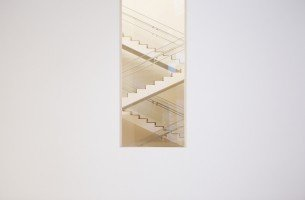
#> input picture guitar-recognizer/images/abstracts-abstraction-whitespace.jpg, 305 x 200 px, given in place of canada-5.jpg, which was not available
$ jupyter execute --allow-errors 'Prepare dataset.ipynb'   (text cells are left out)
#> lines starting #> are read from the running program, lines starting #| are printed output that depends on the picture; pictures that were not available may be replaced by others from this repository, and a replacement may not be noted
[cell 1]
images_dir = './images'

[cell 2]
import os
import pandas as pd

if not os.path.exists('labels.csv'):
    df = pd.DataFrame(columns=['file_name', 'is_guitar'])

    for filename in os.listdir(images_dir):
        df = df.append({'file_name': filename, 'is_guitar': 0}, ignore_index=True)

    df.to_csv('labels.csv')
    print('Labels saved')
else:
    print("labels.csv exists. Skipping")

[cell 3]
import numpy as np
import matplotlib.pyplot as plt
import skimage.transform

data = pd.read_csv('./labels.csv')
#> (reads image-binary-classification/labels.csv from the repository)
#> further down, image is the input picture: shape (200, 305, 3); mean R, G, B 222.4, 218, 216.3
#> `image = skimage.transform.resize(image, (100, 100), mode='reflect')`:
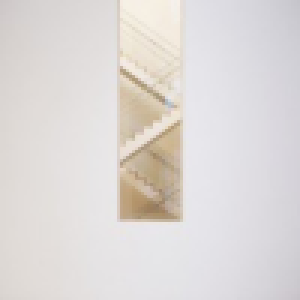
#> image: shape (100, 100, 3) float64 (shown 3 times larger); mean R, G, B 0.872, 0.855, 0.848
#> pass 2 of the loop `for filename in data.file_name:`:
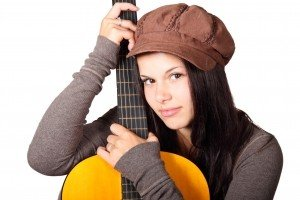
#> input picture guitar-recognizer/images/acoustic-guitar-cute-female-girl-guitar-guitarist.jpg, 300 x 200 px, given in place of singer-musician-music.jpg, which was not available
#> image is the input picture: shape (200, 300, 3); mean R, G, B 180.9, 162.3, 150.3
#> `image = skimage.transform.resize(image, (100, 100), mode='reflect')`:
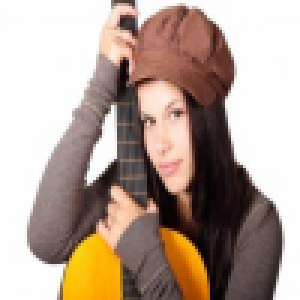
#> image: shape (100, 100, 3) float64 (shown 3 times larger); mean R, G, B 0.709, 0.637, 0.59
images = np.empty((0, 100, 100, 3))
labels = np.empty((0, 1))

#> (the rest of this cell did not finish here and is left out)

[cell 4]
images_count = images.shape[0]
#> images_count = 3
training_examples_count = int(0.7 * images_count)
#> training_examples_count = 2
test_examples_count = images_count - training_examples_count
#> test_examples_count = 1

(training_set_x, test_set_x) = np.split(images, [training_examples_count])
(training_set_y, test_set_y) = np.split(labels, [training_examples_count])
#> training_set_y = empty array; test_set_y = empty array
